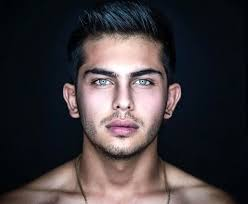
#> input picture images (1).jpg, 248 x 204 px; its folder holds only this picture in this run
$ python -i FaceEyeColor.py   (imports and definitions only)
#> lines starting #> are read from the running program, lines starting #| are printed output that depends on the picture; after the words box and inside, x2 and y2 are one past the last pixel; in counts of white or black regions, pixels touching at a corner belong together
import cv2
import numpy as np
import tkinter as tk
from tkinter import filedialog, Label, Button, Frame, messagebox
from PIL import Image, ImageTk
import csv
import sqlite3
from datetime import datetime

# متغیر جهانی برای ذخیره نتایج
current_eye_colors = []

# تابع انتخاب و پردازش تصویر
def select_image():
    global current_eye_colors
    file_path = filedialog.askopenfilename(filetypes=[("All Image Files", "*.jpg *.jpeg *.png *.bmp *.tiff *.tif *.gif *.webp"),
                                                      ("All Files", "*.*")])
#> the answer given: images (1).jpg
    if not file_path:
        return

    try:
        pil_image = Image.open(file_path)
#> pil_image is the input picture: PIL image 248x204 RGB; mean R, G, B 63.8, 57.1, 60.1
        image = np.array(pil_image.convert('RGB'))
        image = cv2.cvtColor(image, cv2.COLOR_RGB2BGR)
    except Exception as e:
        messagebox.showerror("Error", f"Failed to load image: {str(e)}")
        return

    process_image(image)

# تابع پردازش تصویر
def process_image(image):
    global current_eye_colors
    # پیش‌پردازش تصویر
    gray = cv2.cvtColor(image, cv2.COLOR_BGR2GRAY)
    gray = cv2.GaussianBlur(gray, (7, 7), 0)  # افزایش اندازه کرنل برای کاهش نویز
    gray = cv2.equalizeHist(gray)
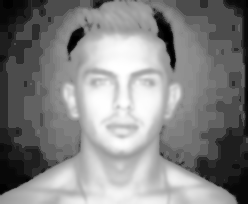
#> gray: shape (204, 248); min 0, max 255, mean 132.2

    face_cascade = cv2.CascadeClassifier(cv2.data.haarcascades + 'haarcascade_frontalface_default.xml')
    eye_cascade = cv2.CascadeClassifier(cv2.data.haarcascades + 'haarcascade_eye.xml')

    # تنظیم پارامترها برای دقت بیشتر
    faces = face_cascade.detectMultiScale(gray, scaleFactor=1.05, minNeighbors=8, minSize=(50, 50))
#> faces = [[69, 39, 109, 109]]
    eye_colors = []

    for (x, y, w, h) in faces:
        cv2.rectangle(image, (x, y), (x+w, y+h), (255, 0, 0), 2)
        roi_gray = gray[y:y+h, x:x+w]
        roi_color = image[y:y+h, x:x+w]

        eyes = eye_cascade.detectMultiScale(roi_gray, scaleFactor=1.05, minNeighbors=6)

        for i, (ex, ey, ew, eh) in enumerate(eyes[:2]):
            eye = roi_color[ey:ey+eh, ex:ex+ew]
            pupil = detect_pupil(eye)
            if pupil is not None:
                (px, py, pr) = pupil
                # محدود کردن ناحیه تحلیل به اطراف مردمک
                pupil_region = eye[max(0, py-pr):min(py+pr, eh), max(0, px-pr):min(px+pr, ew)]
                if pupil_region.size > 0:  # بررسی اینکه ناحیه خالی نباشد
                    eye_color = detect_eye_color(pupil_region)
                    cv2.circle(roi_color, (ex + px, ey + py), pr, (0, 255, 0), 2)
                else:
                    eye_color = detect_eye_color(eye)
            else:
                eye_color = detect_eye_color(eye)
            eye_colors.append(f"Eye {i+1}: {eye_color}")
            cv2.rectangle(roi_color, (ex, ey), (ex+ew, ey+eh), (0, 255, 0), 2)
#> this loop made 1 pass
#> (x, y, w, eyes) on pass 1: (69, 39, 109, [[15, 29, 27, 27], [63, 27, 29, 29]])
#> pass 1, in process_image, `roi_gray = gray[y:y+h, x:x+w]`:
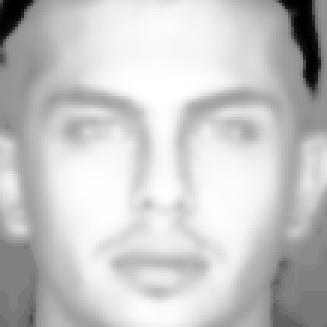
#> roi_gray: shape (109, 109) (shown 3 times larger); min 0, max 255, mean 198.8
#> pass 1, in process_image, `roi_color = image[y:y+h, x:x+w]`:
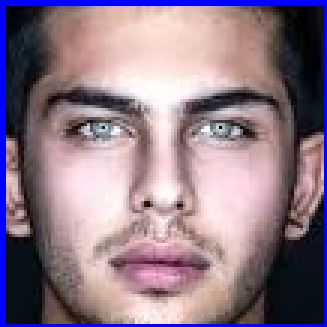
#> roi_color: shape (109, 109, 3) (shown 3 times larger); mean B, G, R 135.9, 120.9, 141.5
#> pass 1, in detect_pupil, `eye_gray = cv2.GaussianBlur(eye_gray, (7, 7), 0)`:
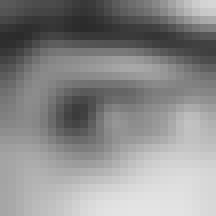
#> eye_gray: shape (27, 27) (shown 8 times larger); min 43, max 228, mean 139.7
#> after the loop:
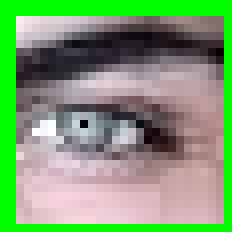
#> eye: shape (29, 29, 3) (shown 8 times larger); mean B, G, R 112.8, 158.6, 123.9
#> after the loop:
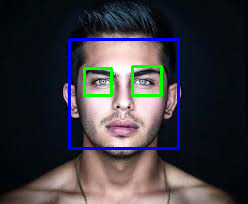
#> image: shape (204, 248, 3); mean B, G, R 63, 56.9, 59.7
#> after the loop:
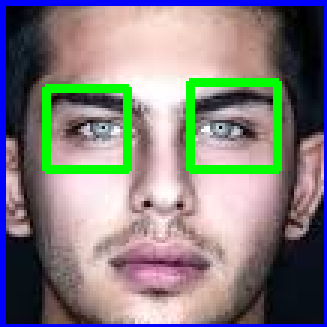
#> roi_color: shape (109, 109, 3) (shown 3 times larger); 5.59% of pixels changed, all inside (x1, y1, x2, y2) = (14, 26, 94, 58)
#> after the loop, eye_colors = ['Eye 1: Blue', 'Eye 2: Gray']

    current_eye_colors = eye_colors
#> current_eye_colors = ['Eye 1: Blue', 'Eye 2: Gray']
    display_image(image)
    update_results(eye_colors)

# تابع تشخیص مردمک
def detect_pupil(eye):
    eye_gray = cv2.cvtColor(eye, cv2.COLOR_BGR2GRAY)
    eye_gray = cv2.GaussianBlur(eye_gray, (7, 7), 0)  # افزایش کرنل برای دقت بیشتر
    eye_gray = cv2.equalizeHist(eye_gray)  # بهبود کنتراست
    circles = cv2.HoughCircles(eye_gray, cv2.HOUGH_GRADIENT, dp=1, minDist=15,
                               param1=50, param2=25, minRadius=5, maxRadius=25)
    if circles is not None:
        circles = np.round(circles[0, :]).astype("int")
        return circles[0]
    return None

# تابع تشخیص رنگ با دقت بالا
def detect_eye_color(region):
    hsv = cv2.cvtColor(region, cv2.COLOR_BGR2HSV)
    h, s, v = cv2.split(hsv)

    # محاسبه میانگین و انحراف معیار برای تحلیل بهتر
    avg_hue = np.mean(h)
    avg_sat = np.mean(s)
    avg_val = np.mean(v)
    std_hue = np.std(h)

    # تعریف بازه‌های دقیق‌تر برای رنگ‌ها
    if avg_hue < 10 or avg_hue > 170:
        if avg_sat < 40 and avg_val < 60:
            return "Black"
        return "Brown"
    elif 10 <= avg_hue < 40:
        if avg_sat > 60 and avg_val > 50:
            return "Amber"
        return "Hazel"
    elif 40 <= avg_hue < 90:
        if avg_sat > 50 and std_hue < 20:  # بررسی یکنواختی رنگ
            return "Green"
        return "Hazel"
    elif 90 <= avg_hue < 150:
        if avg_val > 90 and avg_sat > 40:
            return "Blue"
        return "Gray"
    else:
        return "Gray"

# تابع نمایش تصویر در Tkinter
def display_image(image):
    image_rgb = cv2.cvtColor(image, cv2.COLOR_BGR2RGB)
    image_pil = Image.fromarray(image_rgb)
    max_size = (600, 400)
    image_pil.thumbnail(max_size, Image.Resampling.LANCZOS)
    image_tk = ImageTk.PhotoImage(image_pil)
#> (the run stopped early here; a loop or call above may not have finished)

$ run again, on download.jpg
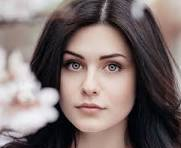
#> input picture download.jpg, 181 x 148 px
#> in select_image, pil_image is the input picture: PIL image 181x148 RGB; mean R, G, B 124.6, 110.5, 108.8
#> in process_image, `gray = cv2.equalizeHist(gray)`:
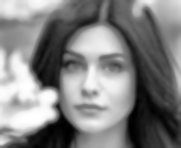
#> gray: shape (148, 181); min 0, max 255, mean 127.8
#> faces = [[46, 32, 94, 94]]
#> the loop in process_image, `for (x, y, w, h) in faces:` made 1 pass
#> (x, y, w, eyes) on pass 1: (46, 32, 94, [[14, 19, 26, 26], [53, 18, 29, 29]])
#> after the loop in process_image, `for (x, y, w, h) in faces:`:
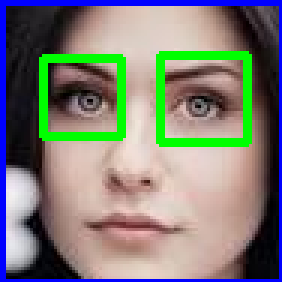
#> roi_color: shape (94, 94, 3) (shown 3 times larger); mean B, G, R 118.8, 126.1, 126.1
#> after the loop in process_image, `for (x, y, w, h) in faces:`: eye_colors = ['Eye 1: Hazel', 'Eye 2: Brown']

$ run again, on images (2).jpg
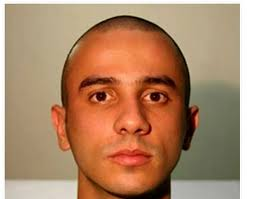
#> input picture images (2).jpg, 253 x 199 px
#> in select_image, pil_image is the input picture: PIL image 253x199 RGB; mean R, G, B 174.6, 134.3, 103.9
#> faces = [[61, 44, 140, 140]]
#> the loop in process_image, `for (x, y, w, h) in faces:` made 1 pass
#> (x, y, w, eyes) on pass 1: (61, 44, 140, [[18, 34, 36, 36], [78, 37, 33, 33]])
#> after the loop in process_image, `for (x, y, w, h) in faces:`:
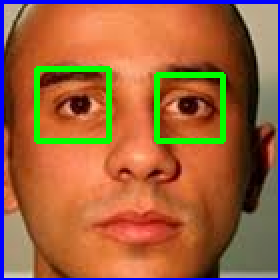
#> roi_color: shape (140, 140, 3) (shown 2 times larger); mean B, G, R 61.6, 98.5, 159.1
#> after the loop in process_image, `for (x, y, w, h) in faces:`: eye_colors = ['Eye 1: Brown', 'Eye 2: Brown']
